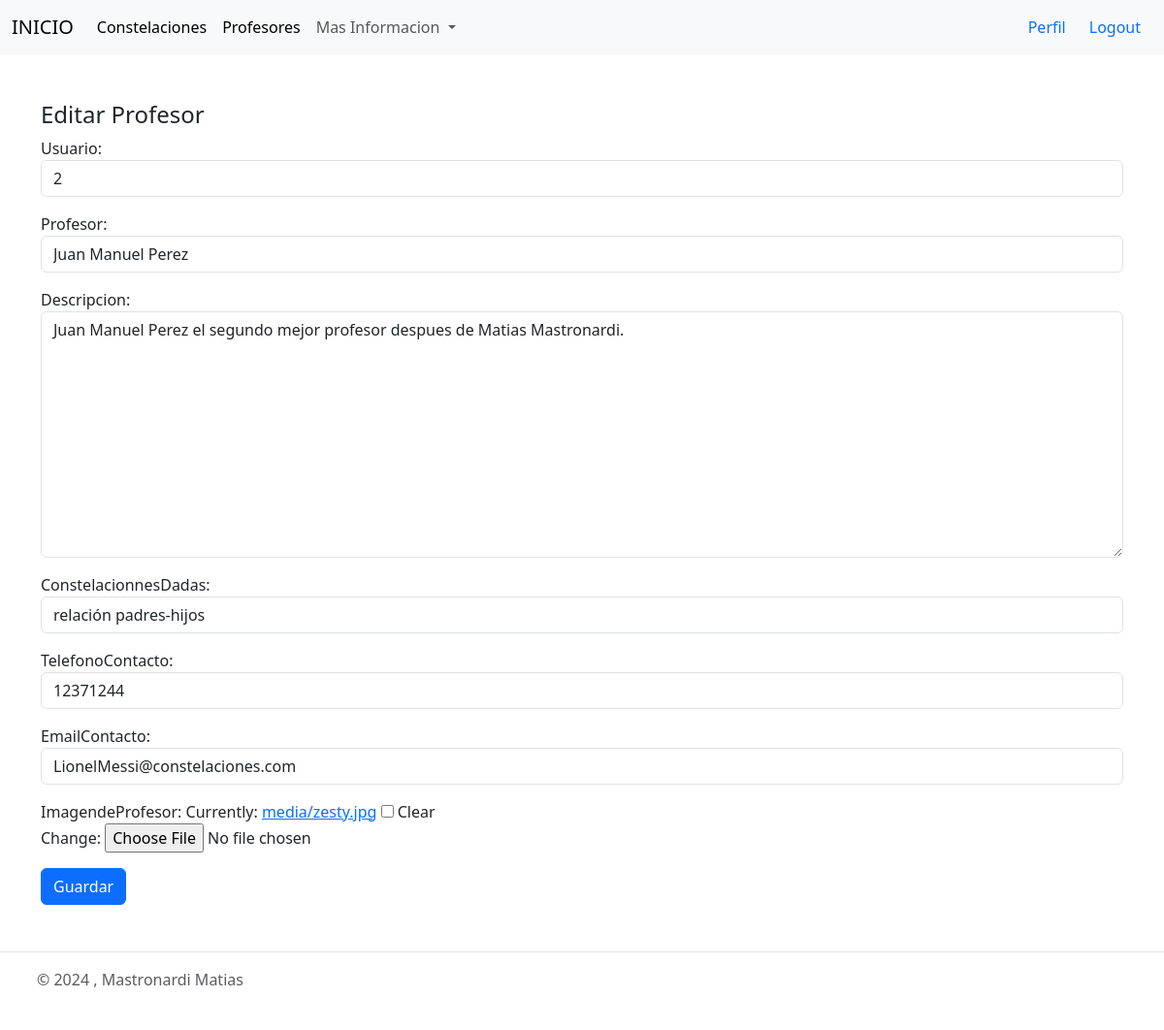
/profesoresUpdate/9/ (signed in), run on the app's committed database.
### app/models.py (models this page shows, shortened)
class Profesores(models.Model):
    constelaciondisponibles =(
        ('Relación padres-hijos' , 'relación padres-hijos' ) ,
        ('Pareja' , 'pareja'),
        ('Excluidos' , 'excluidos'),
        ('Divorcios o separaciones' , 'divorcios o separaciones' ),
        ('Trabajo','trabajo'),
        ('Guerras' , 'guerras'),
        ('Muertes tempranas', 'muertes tempranas'),
        ('otros' , 'Otros'),
    )
    usuario = models.ForeignKey(User, on_delete=models.CASCADE, null=True, blank=True)
    Profesor = models.CharField(max_length=200)
    constelacionnesDadas = models.CharField(max_length=40, choices=constelaciondisponibles, default='Ninguna')
    descripcion = models.TextField(null=True, blank=True)
    fechaPublicacion = models.DateTimeField(auto_now_add=True)
    telefonoContacto = models.IntegerField()
    emailContacto = models.EmailField()
    imagendeProfesor = models.ImageField(null=True, blank=True, upload_to="media/")
    class Meta:
        ordering = ['usuario', '-fechaPublicacion']

### app/views.py (the view)
# urls.py: path('profesoresUpdate/<int:pk>/', profesoresUpdateView.as_view(), name='profesoresUpdate'),
class profesoresUpdateView(LoginRequiredMixin, UpdateView):
    model = Profesores
    form_class = CambioProfesor
    success_url = reverse_lazy('profesores')
    context_object_name = 'profesor'
    template_name = 'ProfesorEdicion.html'

### app/forms.py
class CambioProfesor(forms.ModelForm):
    class Meta:
        model = Profesores
        fields = ('usuario', 'Profesor', 'descripcion', 'constelacionnesDadas', 'telefonoContacto', 'emailContacto' , 'imagendeProfesor')
        widgets = {
            'usuario': forms.TextInput(attrs={'class': 'form-control'}),
            'Profesor' : forms.TextInput(attrs={'class': 'form-control'}),
            'constelacionnesDadas' : forms.Select(attrs={'class': 'form-control'}),
            'descripcion' : forms.Textarea(attrs={'class': 'form-control'}),
            'telefonoContacto' : forms.TextInput(attrs={'class': 'form-control'}),
            'emailContacto' : forms.TextInput(attrs={'class': 'form-control'}),
        }

### app/templates/ProfesorEdicion.html
{% extends 'Padre.html' %}
{% block content %}
<br>
<br>
{% if user.id == profesor.usuario.id  %}
<div class="container">
    <h4>Editar Profesor</h4>
</div>
<div class="container">
    <div class="form-group">
        <form method="post" enctype="multipart/form-data">{% csrf_token %}
            {{ form.as_p }}
            <button type="submit" class="btn btn-primary">Guardar</button>
        </form>
    </div>
</div>
<br>
{% else %}
<div class="container">
<h4>No tienes acceso a esta pagina!</h4>
</div>
{% endif %}
{% endblock %}

### data on the page
Profesores: usuario "2", Profesor "Juan Manuel Perez", descripcion "Juan Manuel Perez el segundo mejor profesor despues de Matias Mastronardi.", constelacionnesDadas "relación padres-hijos", telefonoContacto "12371244", emailContacto "LionelMessi@constelaciones.com"
